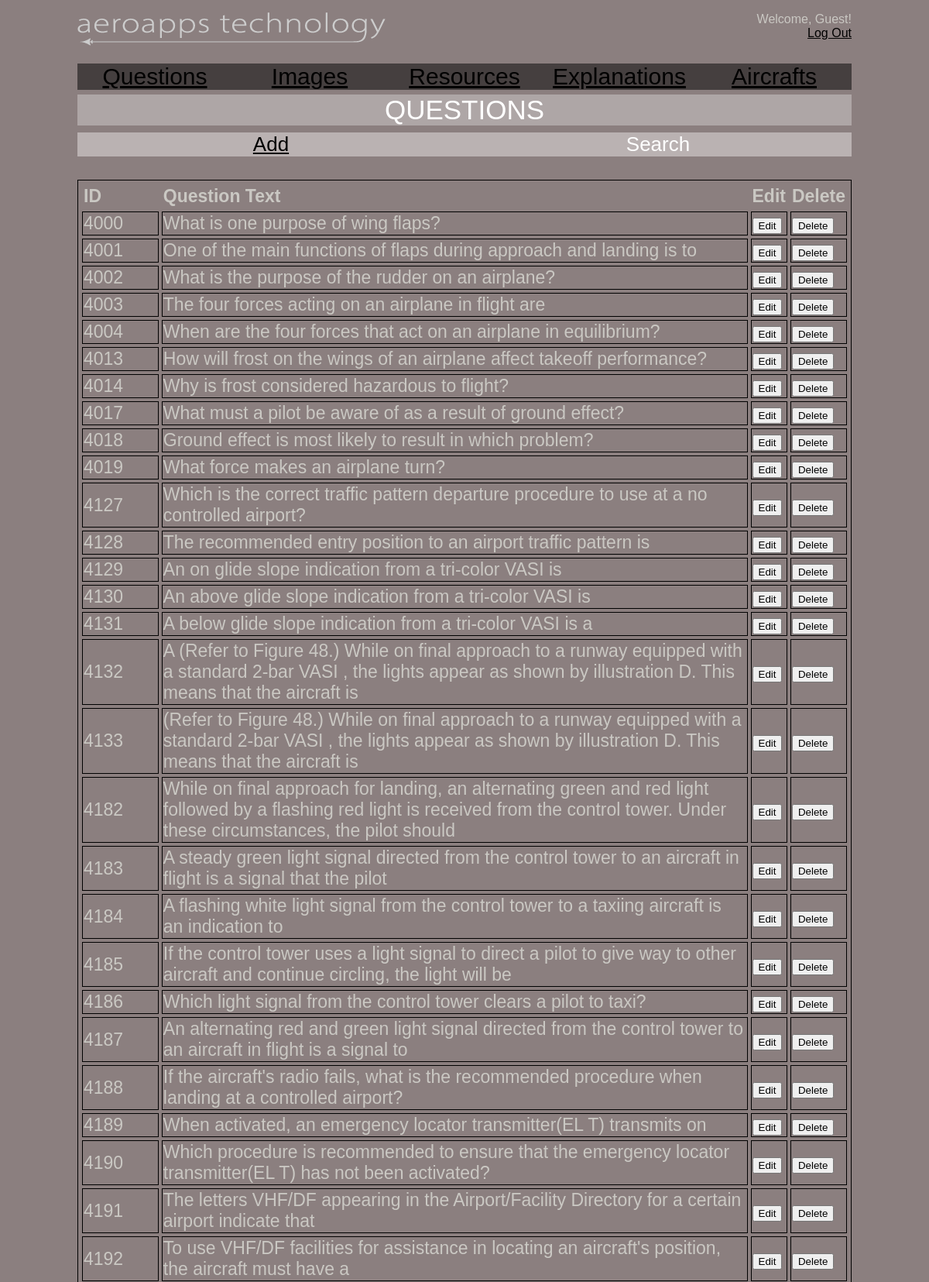
The page /questions.php (upper part) on the database its author committed.
### tables this page shows
CREATE TABLE `test_questions` (
  `test` varchar(15) NOT NULL,
  `qID` int(4) NOT NULL,
  `qText` varchar(250) NOT NULL,
  `ls_code` char(6) NOT NULL,
  `qImg1ID` int(11) DEFAULT NULL,
  `qImg2ID` int(11) DEFAULT NULL,
  `qImg3ID` int(11) DEFAULT NULL,
  `qImg4ID` int(11) DEFAULT NULL,
  `qImg5ID` int(11) DEFAULT NULL,
  `refName` varchar(6) NOT NULL,
  `refPincite` varchar(7) NOT NULL,
  PRIMARY KEY (`qID`),
  KEY `ls_code` (`ls_code`)
);

### questions.php (the view, shortened to what this page needs)
<!DOCTYPE html>
<html lang ="en">
  <head>
	<link type="text/css" rel="stylesheet" href="stylesheets/style.css" />
  </head>
  <body>
  	<div id="header">
		<p>
			<span class="left"><a href="menu.php"><img src="images/headerlogo.png" alt="Aeroapps Logo" /></a></span>
			<?php
			if (isset($_SESSION["admin"]))
			{
				echo '<span class="right">Welcome, ' . $_SESSION["admin"] . '!</span><br />';
			}
			else
			{
				echo '<span class="right">Welcome, Guest!</span><br />';
			}
			?>
			<span class="right"><span class="small"><a href="logout.php">Log Out</a></span></span>
			<br />
		</p>
	</div>
	<div id="navselection">
    	<ul id="navbar">
    		<li><a href="questions.php">Questions</a></li>
    		<li><a href="images.php">Images</a></li>
    		<li><a href="resources.php">Resources</a></li>
      		<li><a href="explanations.php">Explanations</a></li>
   			<li><a href="aircrafts.php">Aircrafts</a></li>
    	</ul>
    </div>
	<div id="title">Questions</div>
	<div id="selection">
    	<ul id="options">
    		<li><a href="uploadquestion.php">Add</a></li>
    		<li>Search</li>
    	</ul>
    </div>
    <div id=list>
    	<?php
			echo "<table width='100%' cellspacing='6px' style='border: solid 1px black;'>";
			echo "<tr><th width='10%'>ID</th><th>Question Text</th><th>Edit</th><th>Delete</th></tr>";
			include('connect/local-connect.php');
			$query = mysqli_query($dbc, "SELECT qID, qText FROM test_questions") or die(mysqli_error($con));
			if(mysqli_num_rows($query) > 0) {
    			while($row = mysqli_fetch_array($query)) {
        			echo "<tr><td style='outline: thin solid black'>".$row['qID']."</td>";
        			echo "<td style='outline: thin solid black'>".$row['qText']."</td>";
					echo "<td style='outline: thin solid black'><form action='editquestion.php' method='POST'><input type='hidden' name='tempEditID' value='".$row["qID"]."'/><input type='submit' name='edit-btn' value='Edit' /></form></td>";
					echo "<td style='outline: thin solid black'><form action='deletequestionprocess.php' method='POST' onSubmit=\"return confirm('Are you sure you want to delete?')\"><input type='hidden' name='tempDeleteID' value='".$row["qID"]."'/><input type='submit' name='delete-btn' value='Delete' /></form></td></tr>";
    			}
			}
			echo "</table>";
		?>
    </div>
  </body>
</html>

### stylesheets/style.css (style rules this page uses)
body { color: #CAC8C3; font-family: Arial, Helvetica, Arial, sans-serif; background-color: rgba(24,0,0,0.5); width: 1000px; margin: auto; text-align: center; }
#header { clear: both; text-align: center; margin-bottom: 5px; }
.left { float: left; }
.right { float: right; }
#title { text-align: center; font-size: 35px; color: White; background: rgba(255,255,255,0.3); width: 100%; text-transform: uppercase; margin-bottom: -17px; }
#selection { font-size: 20px; }
#selection li { list-style: none; float: left; width: 500px; background: rgba(255,255,255,0.4); display: block; color: white; margin-bottom: 30px; }
#navselection { font-size: 30px; margin-bottom: 70px; }
#navselection li { list-style: none; float: left; width: 200px; display: block; background: rgba(0,0,0,0.5); color: white; }
#navbar { width: 1000px; text-decoration: none; }
ul#navbar { list-style: none; padding: 0; }
#options { width: 1000px; font-size: 26px; }
ul#options { list-style: none; padding: 0; }
#list { margin-top: 50px; text-align: left; font-size: 23px; margin-bottom: 50px; }
a:link { color: #000000; }

### rows shown on the page
test_questions: qID "4000", qText "What is one purpose of wing flaps?"
test_questions: qID "4001", qText "One of the main functions of flaps during approach and landing is to"
test_questions: qID "4002", qText "What is the purpose of the rudder on an airplane?"
test_questions: qID "4003", qText "The four forces acting on an airplane in flight are"
test_questions: qID "4004", qText "When are the four forces that act on an airplane in equilibrium?"
test_questions: qID "4013", qText "How will frost on the wings of an airplane affect takeoff performance?"
test_questions: qID "4014", qText "Why is frost considered hazardous to flight?"
test_questions: qID "4017", qText "What must a pilot be aware of as a result of ground effect?"
test_questions: qID "4018", qText "Ground effect is most likely to result in which problem?"
test_questions: qID "4019", qText "What force makes an airplane turn?"
test_questions: qID "4127", qText "Which is the correct traffic pattern departure procedure to use at a no controlled airport?"
test_questions: qID "4128", qText "The recommended entry position to an airport traffic pattern is"
test_questions: qID "4129", qText "An on glide slope indication from a tri-color VASI is"
test_questions: qID "4130", qText "An above glide slope indication from a tri-color VASI is"
test_questions: qID "4131", qText "A below glide slope indication from a tri-color VASI is a"
test_questions: qID "4132", qText "A (Refer to Figure 48.) While on final approach to a runway equipped with a standard 2-bar VASI , the lights appear as shown by illustration D. This means that the aircraft is"
test_questions: qID "4133", qText "(Refer to Figure 48.) While on final approach to a runway equipped with a standard 2-bar VASI , the lights appear as shown by illustration D. This means that the aircraft is"
test_questions: qID "4182", qText "While on final approach for landing, an alternating green and red light followed by a flashing red light is received from the control tower. Under these circumstances, the pilot should"
test_questions: qID "4183", qText "A steady green light signal directed from the control tower to an aircraft in flight is a signal that the pilot"
test_questions: qID "4184", qText "A flashing white light signal from the control tower to a taxiing aircraft is an indication to"
test_questions: qID "4185", qText "If the control tower uses a light signal to direct a pilot to give way to other aircraft and continue circling, the light will be"
test_questions: qID "4186", qText "Which light signal from the control tower clears a pilot to taxi?"
test_questions: qID "4187", qText "An alternating red and green light signal directed from the control tower to an aircraft in flight is a signal to"
test_questions: qID "4188", qText "If the aircraft's radio fails, what is the recommended procedure when landing at a controlled airport?"
test_questions: qID "4189", qText "When activated, an emergency locator transmitter(EL T) transmits on"
test_questions: qID "4190", qText "Which procedure is recommended to ensure that the emergency locator transmitter(EL T) has not been activated?"
test_questions: qID "4191", qText "The letters VHF/DF appearing in the Airport/Facility Directory for a certain airport indicate that"
test_questions: qID "4192", qText "To use VHF/DF facilities for assistance in locating an aircraft's position, the aircraft must have a"
